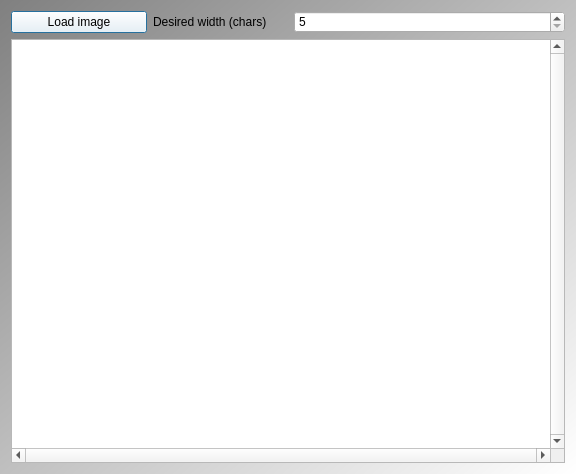
<?xml version="1.0" encoding="UTF-8"?>
<ui version="4.0">
 <class>QtAsciiArterMainDialog</class>
 <widget class="QDialog" name="QtAsciiArterMainDialog">
  <property name="geometry">
   <rect>
    <x>0</x>
    <y>0</y>
    <width>576</width>
    <height>474</height>
   </rect>
  </property>
  <property name="windowTitle">
   <string>AsciiArter</string>
  </property>
  <property name="styleSheet">
   <string notr="true">QDialog { 
background-color: qlineargradient(x1: 0, y1: 0, x2: 1, y2: 1, stop: 0  #808080, stop: 1 #ffffff);
}
QPushButton { background-color: rgb(255, 255, 255);  }
QPushButton { color: rgb(0,0,0); }
QPushButton { font: 16px, &quot;monospace&quot; }</string>
  </property>
  <layout class="QGridLayout" name="gridLayout">
   <item row="0" column="1">
    <widget class="QLabel" name="label_width">
     <property name="text">
      <string>Desired width (chars)</string>
     </property>
    </widget>
   </item>
   <item row="1" column="0" colspan="4">
    <widget class="QPlainTextEdit" name="text">
     <property name="font">
      <font>
       <family>Courier New</family>
       <pointsize>6</pointsize>
      </font>
     </property>
     <property name="verticalScrollBarPolicy">
      <enum>Qt::ScrollBarAlwaysOn</enum>
     </property>
     <property name="horizontalScrollBarPolicy">
      <enum>Qt::ScrollBarAlwaysOn</enum>
     </property>
     <property name="readOnly">
      <bool>true</bool>
     </property>
    </widget>
   </item>
   <item row="0" column="0">
    <widget class="QPushButton" name="button_load">
     <property name="text">
      <string>Load image</string>
     </property>
    </widget>
   </item>
   <item row="0" column="2" colspan="2">
    <widget class="QSpinBox" name="box_width">
     <property name="minimum">
      <number>5</number>
     </property>
     <property name="maximum">
      <number>65536</number>
     </property>
    </widget>
   </item>
  </layout>
 </widget>
 <layoutdefault spacing="6" margin="11"/>
 <resources/>
 <connections/>
</ui>
